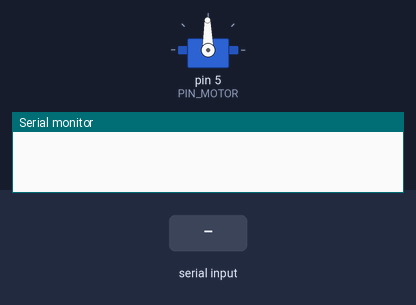
Bench run of a sketch on a simulated Arduino Uno, built with avr-gcc and run on an emulated ATmega328P. Shown: servo, the last lines printed to the serial monitor. The test bench sets the inputs (shaded band).

Above: at 1.2 s.
1.3 s: "Grande\n" received over Serial
At 2.1 s:
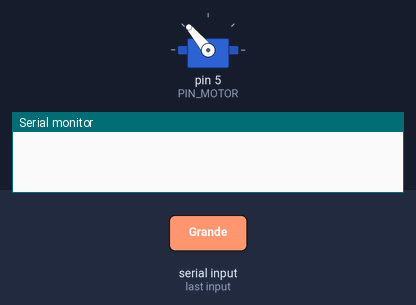
4.3 s: "Tall\n" received over Serial
At 5.6 s:
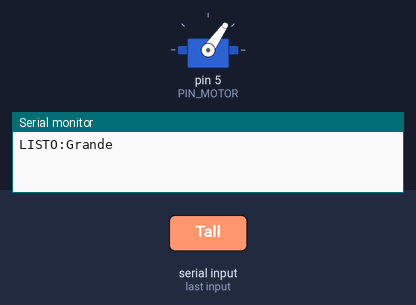
7.3 s: "Venti\n" received over Serial
At 8.1 s:
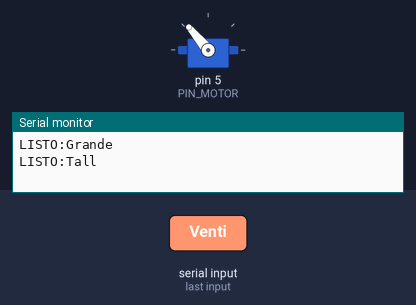
10.3 s: "Solo\n" received over Serial
At 11.6 s:
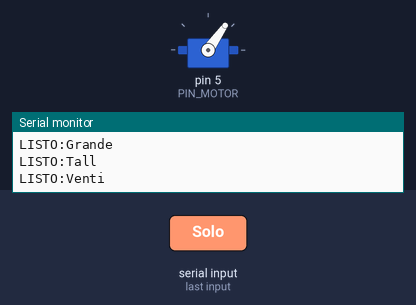
Timing chart, 0 to 13.3 s (numbered marks = the images above; inputs shaded):
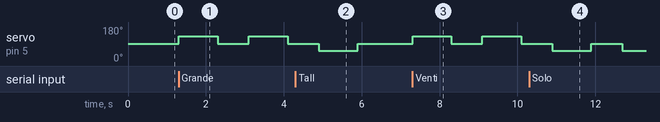

The sketch:

arduino_vasos.ino
```cpp
#include <Servo.h>

// ==========================================================
// ARDUINO DE LOS VASOS (servo de rotacion continua, sin sensores)
// ----------------------------------------------------------
// Hay 4 vasos a la MISMA distancia entre si. El mecanismo se
// mueve DE A UN VASO: avanza de un centro al siguiente, se detiene,
// espera un momento, avanza al siguiente centro, y asi hasta llegar.
// Asi solo hay que calibrar cuanto tarda en ir de centro a centro
// hacia cada lado (MS_CENTRO_A_CENTRO_DERECHA / _IZQUIERDA).
//
// IMPORTANTE: al encender, dejar fisicamente el vaso de
// POSICION_INICIAL (Short) bajo el mecanismo de azucar.
// ==========================================================

Servo motorVasos;

const int PIN_MOTOR = 5;
const int DETENIDO = 91;            // Ajustar si tu servo no se detiene en 91.
const int VELOCIDAD_DERECHA = 130;
const int VELOCIDAD_IZQUIERDA = 55;

// ---------------- CALIBRACION ----------------
// Tiempo que tarda en pasar del CENTRO de un vaso al CENTRO del vecino.
// VALORES DE EJEMPLO: medirlos con los comandos "+" y "-" (ver abajo).
const unsigned long MS_CENTRO_A_CENTRO_DERECHA = 995;
const unsigned long MS_CENTRO_A_CENTRO_IZQUIERDA = 995;
// Pausa en cada centro para que el vaso se estabilice antes de seguir.
const unsigned long PAUSA_EN_CADA_VASO_MS = 800;

// Vasos fisicos, de izquierda a derecha:
//   0 = Short, 1 = Tall, 2 = Grande, 3 = Venti
// Solo y Doppio (espresso) no tienen vaso propio: usan el vaso Short.
const int NUM_VASOS = 4;
const int POSICION_INICIAL = 0;     // Short
int posicionActual = POSICION_INICIAL;

int posicionDelTamano(String tamano) {
  if (tamano == "Solo")   return 0;
  if (tamano == "Doppio") return 0;
  if (tamano == "Short")  return 0;
  if (tamano == "Tall")   return 1;
  if (tamano == "Grande") return 2;
  if (tamano == "Venti")  return 3;
  return -1;
}

// Mueve exactamente UN vaso hacia la derecha (+1) o izquierda (-1) y se detiene.
void moverUnVaso(int direccion) {
  if (direccion > 0) {
    motorVasos.write(VELOCIDAD_DERECHA);
    delay(MS_CENTRO_A_CENTRO_DERECHA);
  } else {
    motorVasos.write(VELOCIDAD_IZQUIERDA);
    delay(MS_CENTRO_A_CENTRO_IZQUIERDA);
  }
  motorVasos.write(DETENIDO);
  delay(PAUSA_EN_CADA_VASO_MS);
  // Actualiza la referencia LOGICA (no hay sensor que mida la posicion real).
  posicionActual += direccion;
}

void setup() {
  Serial.begin(9600);
  Serial.setTimeout(60);
  motorVasos.attach(PIN_MOTOR);
  motorVasos.write(DETENIDO);
}

void loop() {
  if (Serial.available() <= 0) return;

  String mensaje = Serial.readStringUntil('\n');
  mensaje.trim();
  if (mensaje.length() == 0) return;

  // ---- Comandos de prueba / calibracion (pagina o Monitor Serie) ----
  // "+" avanza un vaso a la derecha, "-" un vaso a la izquierda,
  // "?" informa la posicion logica actual, "DER:ms"/"IZQ:ms" giro manual,
  // "AQUI:<tamano>" fija la posicion sin moverse.
  // "+" / "-": avanza UN vaso (centro a centro) para probar, SIN revisar
  // limites y SIN cambiar la posicion que recuerda el Arduino.
  // Se puede apretar muchas veces seguidas sin tener que devolverlo.
  // Al terminar, deja un vaso centrado y usa "AQUI:<tamano>".
  if (mensaje == "+" || mensaje == "-") {
    int dir = (mensaje == "+") ? 1 : -1;
    moverUnVaso(dir);
    posicionActual -= dir;   // deshace el cambio de moverUnVaso: la posicion no cambia
    Serial.print("LISTO:");
    Serial.println(mensaje);
    return;
  }

  if (mensaje == "?") {
    Serial.print("POS:");
    Serial.println(posicionActual);
    return;
  }

  // "DER:<ms>" / "IZQ:<ms>": gira ese tiempo exacto SIN cambiar la posicion
  // logica. Sirve para medir cuanto tarda de centro a centro.
  // Despues de usarlo, deja el vaso centrado y usa "AQUI:<tamano>".
  if (mensaje.startsWith("DER:") || mensaje.startsWith("IZQ:")) {
    unsigned long ms = mensaje.substring(4).toInt();
    if (ms > 20000) {
      Serial.println("ERROR:Maximo 20000 ms");
      return;
    }
    motorVasos.write(mensaje.startsWith("DER:") ? VELOCIDAD_DERECHA : VELOCIDAD_IZQUIERDA);
    delay(ms);
    motorVasos.write(DETENIDO);
    Serial.print("LISTO:");
    Serial.println(mensaje);
    return;
  }

  // "AQUI:<tamano>": no se mueve, solo le dice al Arduino en que vaso esta.
  if (mensaje.startsWith("AQUI:")) {
    int pos = posicionDelTamano(mensaje.substring(5));
    if (pos == -1) {
      Serial.println("ERROR:Tamano no reconocido");
      return;
    }
    posicionActual = pos;
    Serial.print("LISTO:");
    Serial.println(mensaje);
    return;
  }

  // ---- Comando normal: nombre del tamano ----
  int destino = posicionDelTamano(mensaje);
  if (destino == -1) {
    Serial.println("ERROR:Tamano no reconocido");
    return;
  }

  // Avanza de a un vaso, deteniendose en cada centro, hasta llegar.
  while (posicionActual != destino) {
    moverUnVaso(destino > posicionActual ? 1 : -1);
  }

  Serial.print("LISTO:");
  Serial.println(mensaje);
}
```

Measured:
- after the input at 1.3 s, servo on pin 5 (PIN_MOTOR): alternates 130° for 1.0 s and 91° for 0.80 s, starting at once
- after the input at 4.3 s, servo on pin 5 (PIN_MOTOR): 91° → 55° after 0.60 s, → 91° 1.0 s later
- after the input at 7.3 s, servo on pin 5 (PIN_MOTOR): alternates 130° for 1.0 s and 91° for 0.80 s, starting at once
- after the input at 10.3 s, servo on pin 5 (PIN_MOTOR): 91° → 55° after 0.60 s, → 91° 1.0 s later, → 55° 0.80 s later
